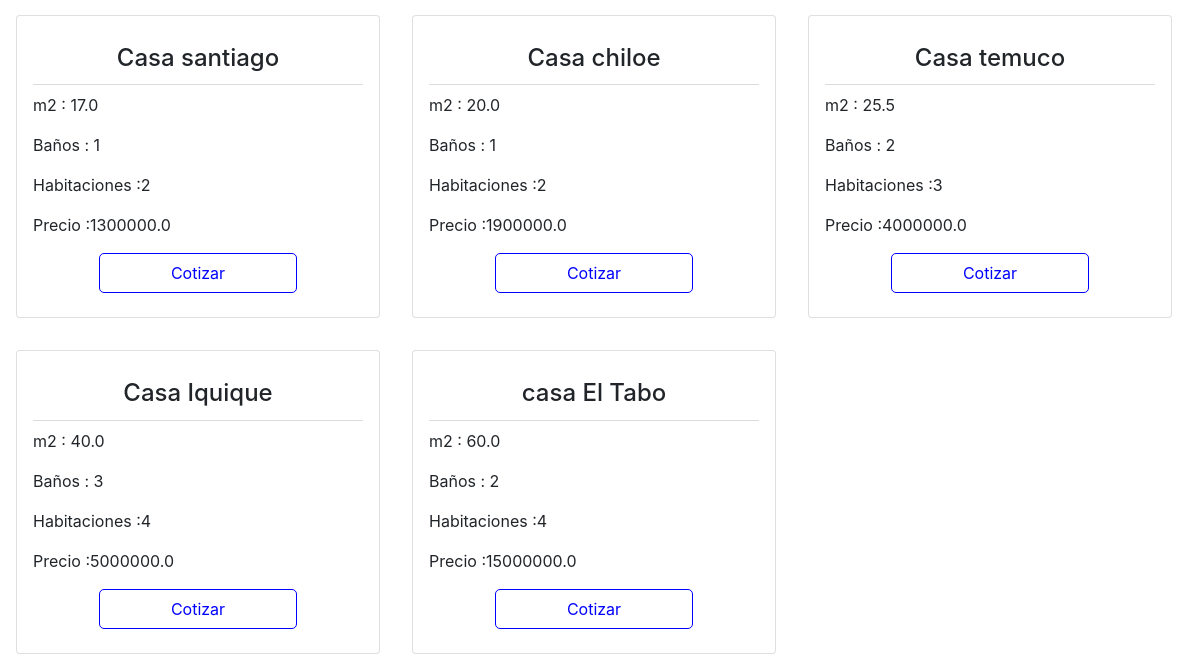
The page /Casas/Lista/ (lower part) on the database as committed earlier.
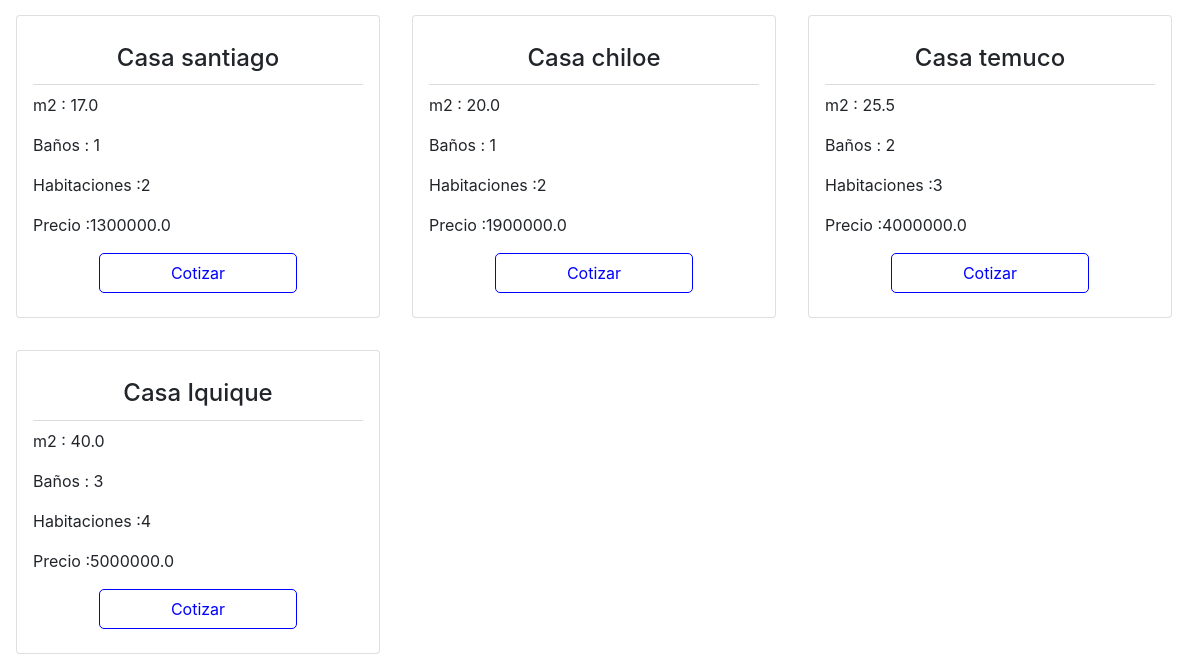
The same page on the database as committed later.
### gestion/models.py (models this page shows)
class Casa(models.Model):
    codigo = models.CharField(max_length=10)
    nombre = models.CharField(max_length=50)
    m2 = models.FloatField(max_length=10)
    habitaciones = models.IntegerField()
    banhos = models.IntegerField()
    precio = models.FloatField()

### gestion/views.py (the view)
# urls.py: path('Casas/Lista/',listar_casas),
def listar_casas(request):
    casas = Casa.objects.all()
    return render(request,'Lista-casas.html',{"casa": casas})

### gestion/templates/Lista-casas.html (shortened to what this page needs)
<!DOCTYPE html>
<html lang="en">
<head>
    <link rel="stylesheet" href="https://cdn.jsdelivr.net/npm/bootstrap@4.5.3/dist/css/bootstrap.min.css">
</head>
<body>
    {% include 'Navbar.html' %}
    <div class="lista-casas">
        <div class="lista">
                {% if casa %}
                {% for casa in casa %}
                <div class="card">
                    <div class="info-card">
                        <h4>{{casa.nombre}}</h4>
                        <p>m2 : {{casa.m2}}</p>
                        <p>Baños : {{casa.banhos}}</p>
                        <p>Habitaciones :{{casa.habitaciones}}</p>
                        <p>Precio :{{casa.precio}}</p>
                        <button class="cotizar">Cotizar</button>
                    </div>
                </div>
                {% endfor %}
                {% else %}
                <p>no hay casas</p>
                {% endif %}
        </div>
    </div>
</body>
</html>

### prueba2/plantillas/Navbar.html (shortened to what this page needs)
<head>
  <link rel="stylesheet" href="../static/css/Navbar.css">
</head>
<body>
  </body>

### gestion/templates/Lista-casas.html (style rules this page uses)
.lista { display: grid; grid-template-columns: 33% 33% 33%; }
h4 { text-align: center; border-bottom: 0.5px solid rgb(220, 220, 220); padding: .5em; }
.card { margin: 1em; padding : 1em; }
.cotizar { display: block; background: white; width: 60%; color: blue; margin: .5em auto; border : 1px solid blue; border-radius: 5px; padding: 7px 20px; }

Rows that differ between the two databases and show on the page:
removed Casa: nombre "casa El Tabo", m2 "60.0", banhos "2", habitaciones "4", precio "15000000.0"
